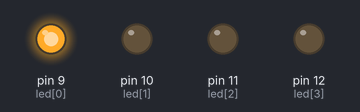
Bench run of a sketch on a simulated Arduino Uno, built with avr-gcc and run on an emulated ATmega328P. Parts: output pins drawn as LEDs (lit = HIGH).

Above: at 0.5 s.
At 3.5 s:
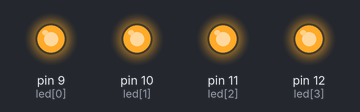
At 4.5 s:
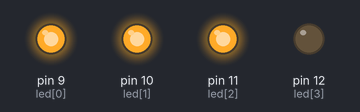
At 7.5 s:
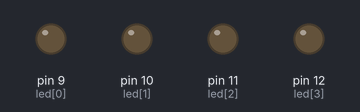
At 9.5 s:
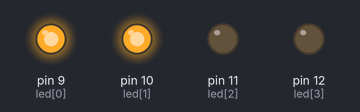
Timing chart, 0 to 10.4 s (numbered marks = the images above):
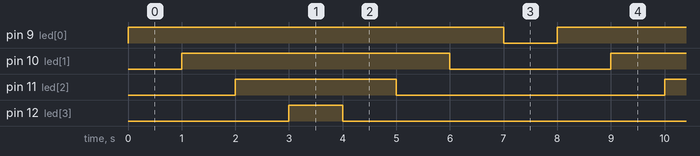

Measured:
- by itself, pin 9 (led[0]): alternates HIGH for 7.0 s and LOW for 1.0 s
- by itself, pin 10 (led[1]): alternates HIGH for 5.0 s and LOW for 3.0 s
- by itself, pin 11 (led[2]): alternates HIGH for 3.0 s and LOW for 5.0 s
- by itself, pin 12 (led[3]): alternates HIGH for 1.0 s and LOW for 7.0 s

The sketch:

code_1.ino
```cpp
int led[] = {9,10, 11, 12};
void setup() {
  // put your setup code here, to run once:
  int i;
  for(i = 0; i < 4; i++){
      pinMode(led[i], OUTPUT);
   }
}

void loop() {
  digitalWrite(led[0], HIGH);
  delay(1000);
  digitalWrite(led[1], HIGH);
  delay(1000);
  digitalWrite(led[2], HIGH);
  delay(1000);
  digitalWrite(led[3], HIGH);
  delay(1000);
  digitalWrite(led[3], LOW);
  delay(1000);
  digitalWrite(led[2], LOW);
  delay(1000);
  digitalWrite(led[1], LOW);
  delay(1000);
  digitalWrite(led[0], LOW);
  delay(1000);
}
```
